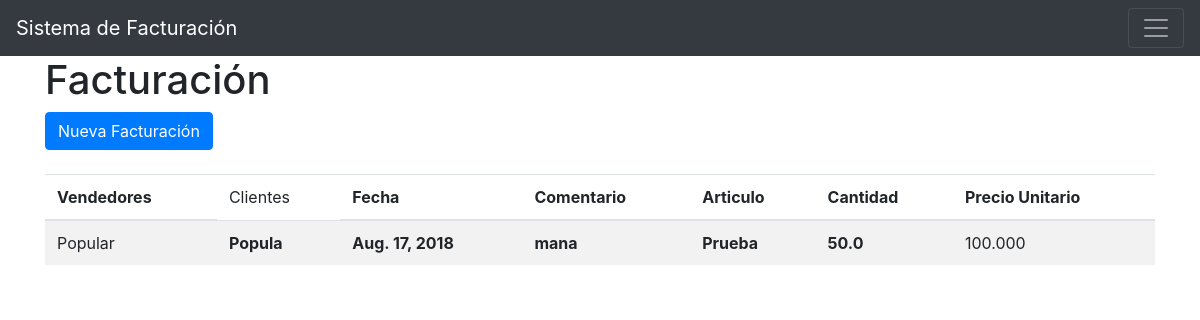
The app's page /Facturación/ with its own data.
### Facturación/models.py (models this page shows, shortened)
class Facturación(models.Model):
    Vendedores = models.ForeignKey(Vendedores,on_delete=models.CASCADE)
    Clientes = models.ForeignKey(Clientes,on_delete=models.CASCADE)
    fecha = models.DateField(null=True)
    comentario = models.CharField(max_length=200)
    Articulo = models.ForeignKey(Articulo,on_delete=models.CASCADE)
    cantidad =models.FloatField(default=0)
    precio_unitario = models.DecimalField(decimal_places=3,max_digits=100,default=0)

### Vendedores/models.py (models this page shows)
class Vendedores(models.Model):
    nombre = models.TextField(blank=True,null=True)
    porciento_comision = models.DecimalField(decimal_places=3,max_digits=10000,default=0)
    estado = models.BooleanField(default=True)
    def __str__(selt):
        return selt.nombre

### Clientes/models.py (models this page shows)
class Clientes(models.Model):
    nombre_comercial = models.TextField(blank=True,null=True)
    cedula = models.CharField(max_length=40,null=False,unique=True,)
    cuenta = models.CharField(max_length=40)
    estado = models.BooleanField(default=True)
    def __str__(selt):
        return selt.nombre_comercial

### Articulo/models.py (models this page shows)
class Articulo(models.Model):
    descripcion = models.TextField(blank=True,null=True)
    precio = models.DecimalField(decimal_places=3,max_digits=10000,default=0)
    estado = models.BooleanField(default=True)
    def __str__(selt):
        return selt.descripcion

### Facturación/views.py (called while the page is built)
def index(request):
    obj=Facturación.objects.all()
    myForm=FacturaciónForm()
    if request.method=="POST":
      myForm=FacturaciónForm(request.POST)
    if myForm.is_valid():
        myForm.save()
    else:
        print("hubo un error en el registro")
    context={
        'form':myForm,
        'Facturación':obj,
        'FacturaciónForm' : FacturaciónForm()
    }
    return render(request, 'Facturación.html', context)

### Facturación/templates/Facturación.html (shortened to what this page needs)
{% extends 'base.html' %}
{% block title %}
    Facturación
{% endblock title %}
{% block content %}
{% load crispy_forms_tags %}
<button type="button" class="btn btn-primary" data-toggle="modal" data-target="#exampleModal">
    Nueva Facturación
  </button>
  <br><br>
<table class="table table-striped">
  <thead>
    <tr>
      <th>Vendedores</th>
      <td>Clientes</td>
      <th>Fecha</th>
      <th>Comentario</th>
      <th>Articulo</th>
      <th>Cantidad</th>
      <th>Precio Unitario</th>
    </tr>
  </thead>
  <tbody>
    {% for i in Facturación %}
    <tr>
      <td>{{i.Vendedores}}</td>
      <th>{{i.Clientes}}</th>
      <th>{{i.fecha}}</th>
      <th>{{i.comentario}}</th>
      <th>{{i.Articulo}}</th>
      <th>{{i.cantidad}}</th>
      <td>{{i.precio_unitario}}</td>
    </tr>
    {% endfor %}
  </tbody>
</table>
{% endblock %}

### records on screen
Facturación: Vendedores "Popular", Clientes "Popula", fecha "Aug. 17, 2018", comentario "mana", Articulo "Prueba", cantidad "50.0", precio_unitario "100.000"
